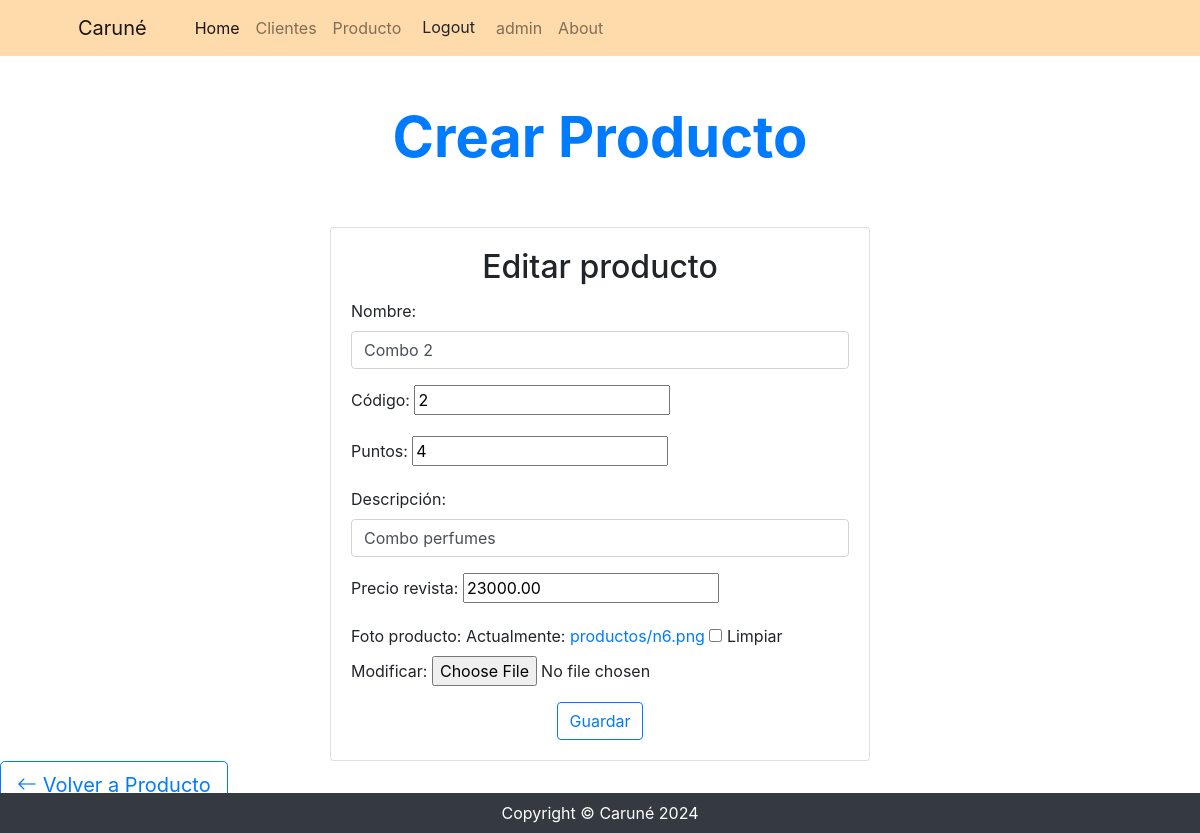
Screenshot of /producto/productocategoria/update/12 (signed in) with the database file from the repository.
### producto/models.py (models this page shows, shortened)
class ProductoCategoria(models.Model):
    nombre = models.CharField(max_length=100, unique=True)
    codigo = models.PositiveIntegerField(null=False, blank=False, unique=True, default=1, verbose_name="código")
    puntos = models.PositiveIntegerField(blank=True, default=1)
    descripcion = models.CharField(max_length=300, null=True, blank=True, verbose_name="descripción")
    fecha = models.DateTimeField(auto_now=True, null=True, blank=True, editable=False, verbose_name= "Última actualización")
    precio_revista = models.DecimalField(max_digits=300, decimal_places=2, default=Decimal('0.00'))
    foto_producto = models.ImageField(upload_to="productos", null=True, blank=True)
    class Meta:
        verbose_name = "Categoría de productos"
        verbose_name_plural = "Categorías de productos"

### producto/views.py (the view, shortened to what this page needs)
# urls.py: path("productocategoria/update/<int:pk>", views.ProductoCategoriaUpdate.as_view(), name="productocategoria_update"),
class ProductoCategoriaUpdate(LoginRequiredMixin, UpdateView):
    model = models.ProductoCategoria
    form_class = forms.ProductoCategoriaForm
    success_url = reverse_lazy("producto:productocategoria_list")

### producto/forms.py
class ProductoCategoriaForm(forms.ModelForm):
    class Meta:
        model = models.ProductoCategoria
        fields = "__all__"
        widgets = {
            "nombre": forms.TextInput(attrs={"class": "form-control"}),
            "descripcion": forms.TextInput(attrs={"class": "form-control"})
        }

### producto/templates/producto/productocategoria_form.html (shortened to what this page needs)
{% extends 'core/base.html' %}
{% block titulo %}
    {% include 'core/components/titulo1.html' with titulo="Crear Producto" %}
{% endblock titulo %}
{% block contenido %}
  <div class="container">
    <div class="row justify-content-center mt-5">
      <div class="col-md-6">
        <div class="card">
          <div class="card-body">
            <h2 class="card-title text-center">
              {% if form.instance.pk %}
              Editar
              {% else %}
              Nuevo
              {% endif %}
              producto</h2>
            <form action="" method="post">
                {{ form.as_p }}
              <div class="text-center">
                <button type="submit" class="btn btn-outline-primary">Guardar</button>
              </div>
            </form>
          </div>
        </div>
      </div>
    </div>
  </div>
  <div class="fs-3 pb-4">
    <a href="{% url 'producto:home' %}" class="btn btn-outline-primary btn-lg">
      <i class="bi bi-arrow-left"></i> Volver a Producto
    </a>
  </div>
{% endblock contenido %}

### core/templates/core/components/navbar.html (shortened to what this page needs)
<nav class="navbar navbar-expand-lg navbar-light" style="background-color: #ffdbac;">
    <div class="container px-4 px-lg-5">
        <a class="navbar-brand" href="#!">Caruné</a>
        <div class="collapse navbar-collapse" id="navbarSupportedContent">
            <ul class="navbar-nav me-auto mb-2 mb-lg-0 ms-lg-4">
                <li class="nav-item">
                    <a class="nav-link active"
                       aria-current="page"
                       href="{% url 'core:home' %}">Home</a>
                </li>
                {% if user.is_authenticated %}
                    <li class="nav-item">
                        <a class="nav-link" href="{% url 'cliente:home' %}">Clientes</a>
                    </li>
                    <li class="nav-item">
                        <a class="nav-link" href="{% url 'producto:home' %}">Producto</a>
                    </li>
                    <li class="nav-item">
                        <form action="{% url 'core:logout' %}" method="post">
                            <button class="btn" type="submit" >Logout</button>
                        </form>
                    </li>
                    <li class="nav-item">
                        <a class="nav-link">{{ user.username }}</a>
                    </li>
                {% endif %}
                <li class="nav-item">
                    <a class="nav-link" href="{% url 'core:about' %}">About</a>
                </li>
            </ul>
        </div>
    </div>
</nav>

### core/templates/core/base.html (style rules this page uses)
.form-control { border-radius: 3px; border: 1px solid #ccc; padding: 8px 12px; }

### rows the page displays
ProductoCategoria: nombre "Combo 2", codigo "2", puntos "4", descripcion "Combo perfumes", precio_revista "23000.00"

### other values shown
{{ user.username }} "admin"
{{ titulo }} "Crear Producto"
